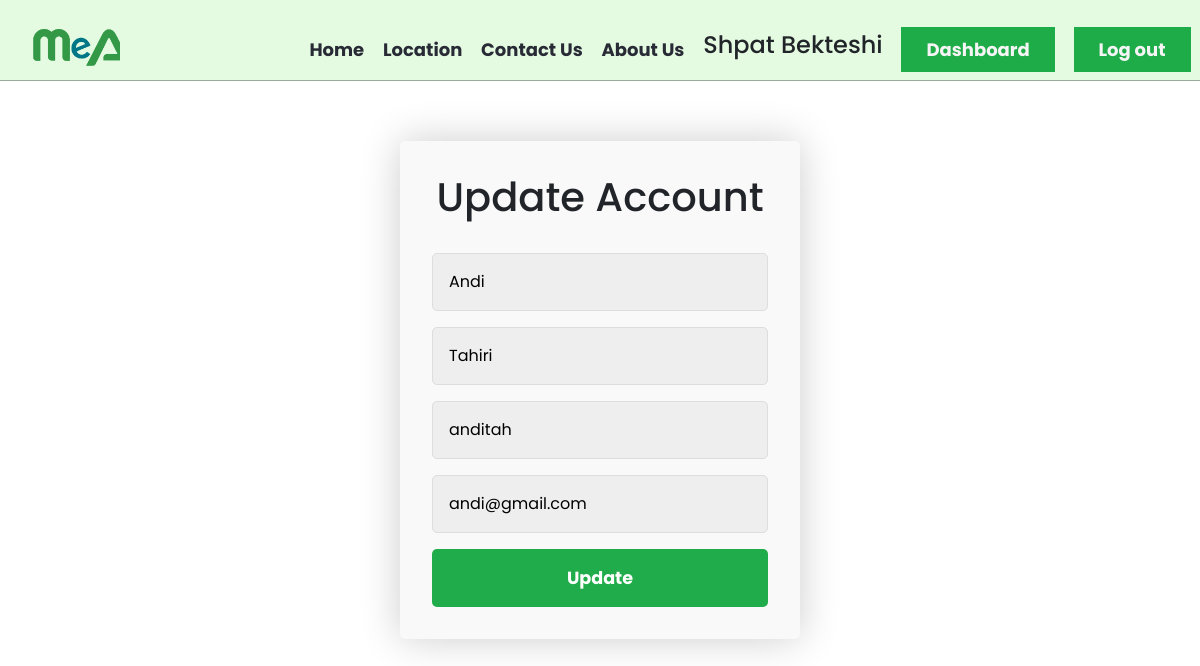
Screenshot of /admin/update_user.php?id=6 (signed in) with the database file from the repository.
### tables this page shows
CREATE TABLE `users` (
  `id` int(11) NOT NULL,
  `Name` varchar(30) NOT NULL,
  `Surname` varchar(30) NOT NULL,
  `Username` varchar(30) NOT NULL,
  `Email` varchar(30) NOT NULL,
  `Password` varchar(30) NOT NULL
);

### admin/update_user.php (the view, shortened to what this page needs)
<?php
  include_once 'admin_header.php';
  if(isset($_SESSION['Useradmin'])){
  $id = $_GET['id'];
  $sql = "SELECT * FROM users WHERE id=$id";
  $getUsers = $conn->prepare($sql);
  $getUsers->execute();
  $users = $getUsers->fetchAll();
?>
    <div class="container-login">
        <form class="form" action="../backend/update_user_backend.php" method="post" id="createAccount">
            <h1 class="form_title">Update Account</h1>
            <div class="form_input-group">
                <input type="text" name="Name" id="signupName" value="<?php echo $users[0]['Name']; ?>" class="form_input" autofocus placeholder="First Name">
            </div>
            <div class="form_input-group">
                <input type="text" name="Surname" id="signupSurname" value="<?php echo $users[0]['Surname']; ?>" class="form_input" autofocus placeholder="Last Name">
            </div>
            <div class="form_input-group">
                <input type="text" name="Username" id="signupUsername" value="<?php echo $users[0]['Username']; ?>" class="form_input" autofocus placeholder="Username">
            </div>
            <div class="form_input-group">
                <input type="text" name="Email" class="form_input" value="<?php echo $users[0]['Email']; ?>" autofocus placeholder="Email Address">
            </div>
            <button class="form_button" name="updateBtn" type="submit">Update</button>
        </form>
    </div>
</body>
</html>
<?php } else {
    header("location: admin_login.php?you+need+to+login");
    exit();
}
?>

### CSS/Style.css (style rules this page uses)
* { margin: 0; padding: 0; box-sizing: border-box; font-family: 'Poppins', sans-serif; }
h1 { font-size: 2rem; }
body { top: 0; line-height: 1.5; }
button { padding: 9px 25px; margin: 10px; background-color: #11a73eee; border: none; border-radius: 50px; cursor: pointer; transition: all 0.3s ease-in-out 0s; color: whitesmoke; text-decoration: none; font-weight: bold; font-size: 18px; }
body { font-weight: 100; font-size: 12px; line-height: 30px; color: rgb(40, 42, 53); background: white; }

### CSS/login.css (style rules this page uses)
* { margin: 0; padding: 0; box-sizing: border-box; }
body { line-height: 1.5; top: 0; font-size: 18px; background: url(./background.jpg); }
.container-login { width: 400px; margin: 5% auto; padding: 2rem; box-shadow: 0 0 40px rgba(0, 0, 0, 0.2); border-radius: 5px; background: #F9F9F9; }
.form input { border-radius: 5px; }
.form>*:first-child { margin-top: 0; }
.form>*:last-child { margin-bottom: 0; }
.form_title { margin-bottom: 2rem; text-align: center; }
.form_input-group { margin-bottom: 1rem; }
.form_input { display: block; width: 100%; padding: 1rem; box-sizing: border-box; border-radius: 5px; border: 1px solid #dddddd; outline: none; background: #eeeeee; }
.form_button { width: 100%; padding: 1rem 2rem; font-weight: bold; font-size: 1.1rem; color: #ffffff; border: none; border-radius: 5px; outline: none; cursor: pointer; background: #11a73eee; }

### rows the page displays
users: Name "Andi", Surname "Tahiri", Username "anditah", Email "andi@gmail.com"

### other values shown
$_SESSION['Name'] "Shpat"
$_SESSION['Surname'] "Bekteshi"
